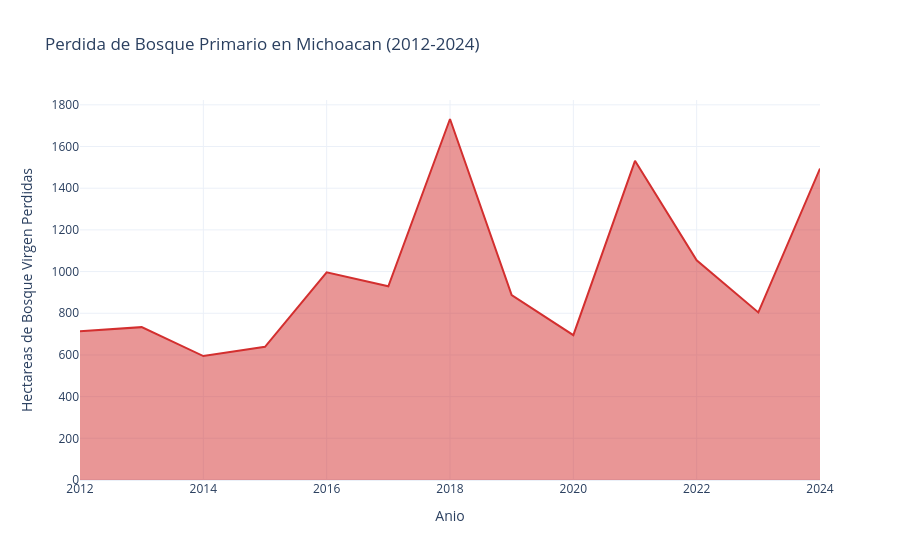

This figure's notebook cell:
### Markdown cell above
# 3. El Costo Irreparable: Perdida de Bosque Primario
Michoacan ha perdido miles de hectareas de bosque virgen. Estos ecosistemas son criticos para la biodiversidad y la captura de carbono.

### Code cell
df_primary = pd.read_csv(os.path.join(DATA_DIR, "gfw_historico_primario_mich.csv"))
df_primary = df_primary[df_primary['anio'] >= 2012]

fig_pri = px.area(
    df_primary, x="anio", y="ha_perdida_primaria",
    title="Perdida de Bosque Primario en Michoacan (2012-2024)",
    labels={'anio': 'Anio', 'ha_perdida_primaria': 'Hectareas de Bosque Virgen Perdidas'},
    template="plotly_white",
    color_discrete_sequence=[COLORS['rojo']]
)
fig_pri.show()

### Figure 1 — Plotly figure (JSON) as saved in the notebook; plotly's stock layout.template omitted (floating-point values rounded to 4 significant figures)
{"data": [{"fillpattern": {"shape": ""}, "hovertemplate": "Anio=%{x}<br>Hectareas de Bosque Virgen Perdidas=%{y}<extra></extra>", "legendgroup": "", "line": {"color": "#D32F2F"}, "marker": {"symbol": "circle"}, "mode": "lines", "name": "", "orientation": "v", "showlegend": false, "stackgroup": "1", "type": "scatter", "x": [2012, 2013, 2014, 2015, 2016, 2017, 2018, 2019, 2020, 2021, 2022, 2023, 2024], "xaxis": "x", "y": [714.1, 733.4, 594.6, 639.2, 996.8, 929.2, 1732.0, 886.9, 694.8, 1531.0, 1054.0, 803.9, 1494.0], "yaxis": "y"}], "layout": {"legend": {"tracegroupgap": 0}, "title": {"text": "Perdida de Bosque Primario en Michoacan (2012-2024)"}, "xaxis": {"anchor": "y", "domain": [0, 1], "title": {"text": "Anio"}}, "yaxis": {"anchor": "x", "domain": [0, 1], "title": {"text": "Hectareas de Bosque Virgen Perdidas"}}}}
